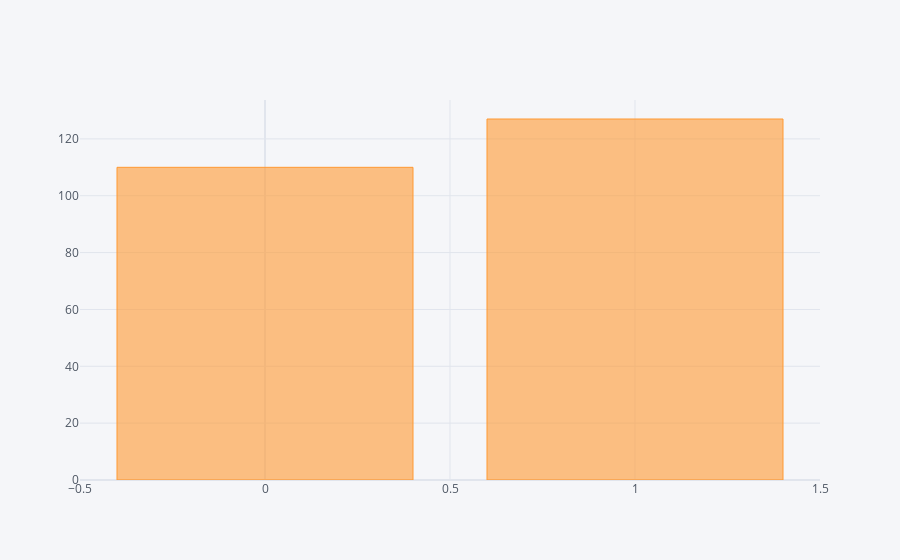

Notebook source saved alongside this figure:
### Markdown cell above
<h2>Observations</h2>
<p>from the above we ovbserved it will not affect attrition since positive is below than negative cureve</p>
<br><br><br><h2>20)Over18 All are over 18</h2>
<h1>21)Over Time vs Attrition</h1>

### Code cell
init_notebook_mode(connected=True)
cf.go_offline()
positive_attrition_df['OverTime'].value_counts().iplot(kind='bar')

### Figure 1 — Plotly figure (JSON) as saved in the notebook; plotly's stock layout.template omitted (floating-point values rounded to 4 significant figures)
{"data": [{"marker": {"color": "rgba(255, 153, 51, 0.6)", "line": {"color": "rgba(255, 153, 51, 1.0)", "width": 1}}, "name": "OverTime", "orientation": "v", "text": "", "type": "bar", "x": [1, 0], "y": [127, 110]}], "layout": {"legend": {"bgcolor": "#F5F6F9", "font": {"color": "#4D5663"}}, "paper_bgcolor": "#F5F6F9", "plot_bgcolor": "#F5F6F9", "title": {"font": {"color": "#4D5663"}}, "xaxis": {"gridcolor": "#E1E5ED", "showgrid": true, "tickfont": {"color": "#4D5663"}, "title": {"font": {"color": "#4D5663"}, "text": ""}, "zerolinecolor": "#E1E5ED"}, "yaxis": {"gridcolor": "#E1E5ED", "showgrid": true, "tickfont": {"color": "#4D5663"}, "title": {"font": {"color": "#4D5663"}, "text": ""}, "zerolinecolor": "#E1E5ED"}}}
